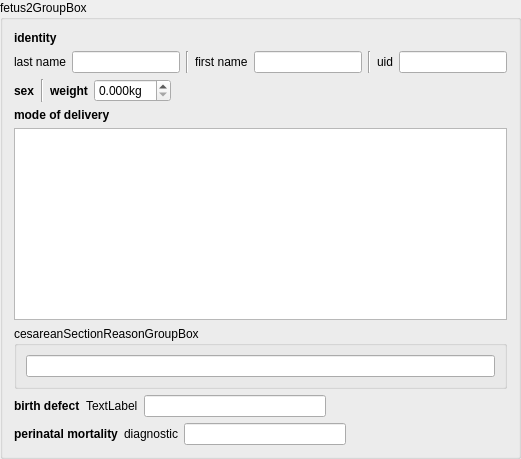
       <widget class="QGroupBox" name="fetus2GroupBox">
        <property name="title">
         <string>fetus2GroupBox</string>
        </property>
        <layout class="QVBoxLayout" name="verticalLayout_4">
         <item>
          <layout class="QGridLayout" name="gridLayout_3">
           <item row="1" column="2">
            <widget class="Line" name="line_7">
             <property name="orientation">
              <enum>Qt::Vertical</enum>
             </property>
            </widget>
           </item>
           <item row="0" column="0">
            <widget class="QLabel" name="f2IdentityLabel">
             <property name="font">
              <font>
               <weight>75</weight>
               <bold>true</bold>
              </font>
             </property>
             <property name="text">
              <string>identity</string>
             </property>
            </widget>
           </item>
           <item row="1" column="0">
            <widget class="QLabel" name="f2LastNameLabel">
             <property name="text">
              <string>last name</string>
             </property>
            </widget>
           </item>
           <item row="1" column="1">
            <widget class="QLineEdit" name="f2LastNameLineEdit"/>
           </item>
           <item row="1" column="3">
            <widget class="QLabel" name="f2FirstNameLabel">
             <property name="text">
              <string>first name</string>
             </property>
            </widget>
           </item>
           <item row="1" column="4">
            <widget class="QLineEdit" name="f2FirstNameLineEdit"/>
           </item>
           <item row="1" column="7">
            <widget class="QLineEdit" name="f2UidLineEdit"/>
           </item>
           <item row="1" column="6">
            <widget class="QLabel" name="f2UidLabel">
             <property name="text">
              <string>uid</string>
             </property>
            </widget>
           </item>
           <item row="1" column="5">
            <widget class="Line" name="line_8">
             <property name="orientation">
              <enum>Qt::Vertical</enum>
             </property>
            </widget>
           </item>
          </layout>
         </item>
         <item>
          <layout class="QHBoxLayout" name="horizontalLayout_8">
           <item>
            <widget class="QLabel" name="f2SexLabel">
             <property name="font">
              <font>
               <weight>75</weight>
               <bold>true</bold>
              </font>
             </property>
             <property name="text">
              <string>sex</string>
             </property>
            </widget>
           </item>
           <item>
            <layout class="QHBoxLayout" name="f2SexRadioLayout"/>
           </item>
           <item>
            <widget class="Line" name="line_9">
             <property name="orientation">
              <enum>Qt::Vertical</enum>
             </property>
            </widget>
           </item>
           <item>
            <widget class="QLabel" name="f2WeightLabel">
             <property name="font">
              <font>
               <weight>75</weight>
               <bold>true</bold>
              </font>
             </property>
             <property name="text">
              <string>weight</string>
             </property>
            </widget>
           </item>
           <item>
            <widget class="QDoubleSpinBox" name="f2WeightDoubleSpinBox">
             <property name="suffix">
              <string>kg</string>
             </property>
             <property name="decimals">
              <number>3</number>
             </property>
             <property name="maximum">
              <double>10.000000000000000</double>
             </property>
             <property name="singleStep">
              <double>0.010000000000000</double>
             </property>
            </widget>
           </item>
           <item>
            <spacer name="horizontalSpacer_5">
             <property name="orientation">
              <enum>Qt::Horizontal</enum>
             </property>
             <property name="sizeHint" stdset="0">
              <size>
               <width>40</width>
               <height>20</height>
              </size>
             </property>
            </spacer>
           </item>
          </layout>
         </item>
         <item>
          <layout class="QVBoxLayout" name="verticalLayout_6">
           <item>
            <widget class="QLabel" name="f2ModeOfDeliveryLabel">
             <property name="font">
              <font>
               <weight>75</weight>
               <bold>true</bold>
              </font>
             </property>
             <property name="text">
              <string>mode of delivery</string>
             </property>
            </widget>
           </item>
           <item>
            <widget class="QListView" name="f2ModeOfDeliveryListView"/>
           </item>
          </layout>
         </item>
         <item>
          <widget class="QGroupBox" name="f2CesareanSectionReasonGroupBox">
           <property name="title">
            <string>cesareanSectionReasonGroupBox</string>
           </property>
           <layout class="QHBoxLayout" name="horizontalLayout_14">
            <item>
             <widget class="QLineEdit" name="f2CesareanSectionReasonLlineEdit"/>
            </item>
           </layout>
          </widget>
         </item>
         <item>
          <layout class="QHBoxLayout" name="horizontalLayout_15">
           <item>
            <widget class="QLabel" name="f2BirthDefectLabel">
             <property name="font">
              <font>
               <weight>75</weight>
               <bold>true</bold>
              </font>
             </property>
             <property name="text">
              <string>birth defect</string>
             </property>
            </widget>
           </item>
           <item>
            <layout class="QHBoxLayout" name="f2BirthDefectRadioLayout"/>
           </item>
           <item>
            <widget class="QLabel" name="f2BirthDefectDiagnosticLabel">
             <property name="text">
              <string>TextLabel</string>
             </property>
            </widget>
           </item>
           <item>
            <widget class="QLineEdit" name="f2BirthDefectLineEdit"/>
           </item>
           <item>
            <spacer name="horizontalSpacer_23">
             <property name="orientation">
              <enum>Qt::Horizontal</enum>
             </property>
             <property name="sizeHint" stdset="0">
              <size>
               <width>40</width>
               <height>20</height>
              </size>
             </property>
            </spacer>
           </item>
          </layout>
         </item>
         <item>
          <layout class="QHBoxLayout" name="horizontalLayout_17">
           <item>
            <widget class="QLabel" name="f2PerinatalMortalityLabel">
             <property name="font">
              <font>
               <weight>75</weight>
               <bold>true</bold>
              </font>
             </property>
             <property name="text">
              <string>perinatal mortality</string>
             </property>
            </widget>
           </item>
           <item>
            <layout class="QHBoxLayout" name="f2PerinatalMortalityRadioLayout"/>
           </item>
           <item>
            <widget class="QLabel" name="f2PerinatalMortalityDiagnosticLabel">
             <property name="text">
              <string>diagnostic</string>
             </property>
            </widget>
           </item>
           <item>
            <widget class="QLineEdit" name="f2PerinatalMortalityDiagnosticLineEdit"/>
           </item>
           <item>
            <spacer name="horizontalSpacer_11">
             <property name="orientation">
              <enum>Qt::Horizontal</enum>
             </property>
             <property name="sizeHint" stdset="0">
              <size>
               <width>40</width>
               <height>20</height>
              </size>
             </property>
            </spacer>
           </item>
          </layout>
         </item>
        </layout>
       </widget>
